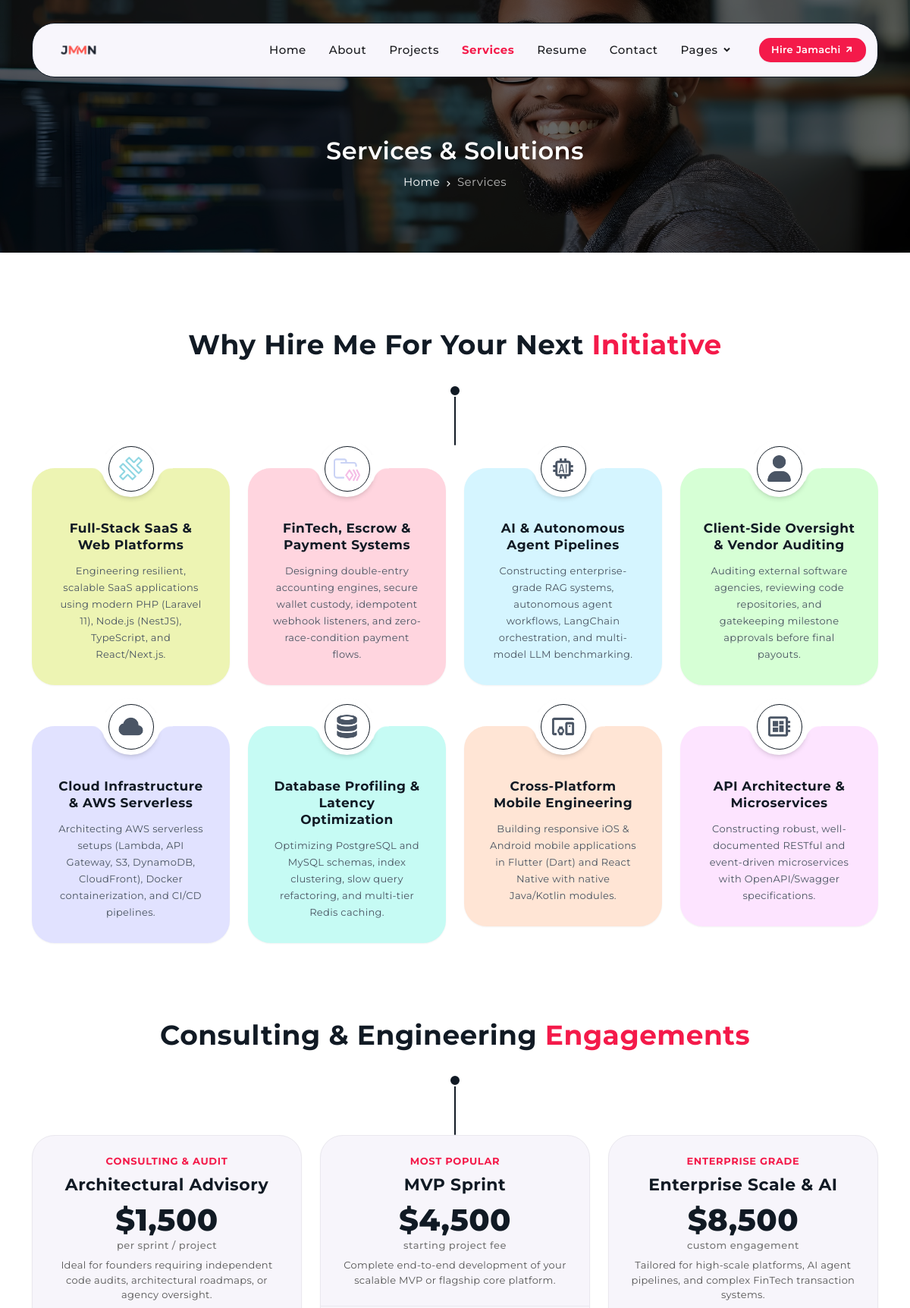
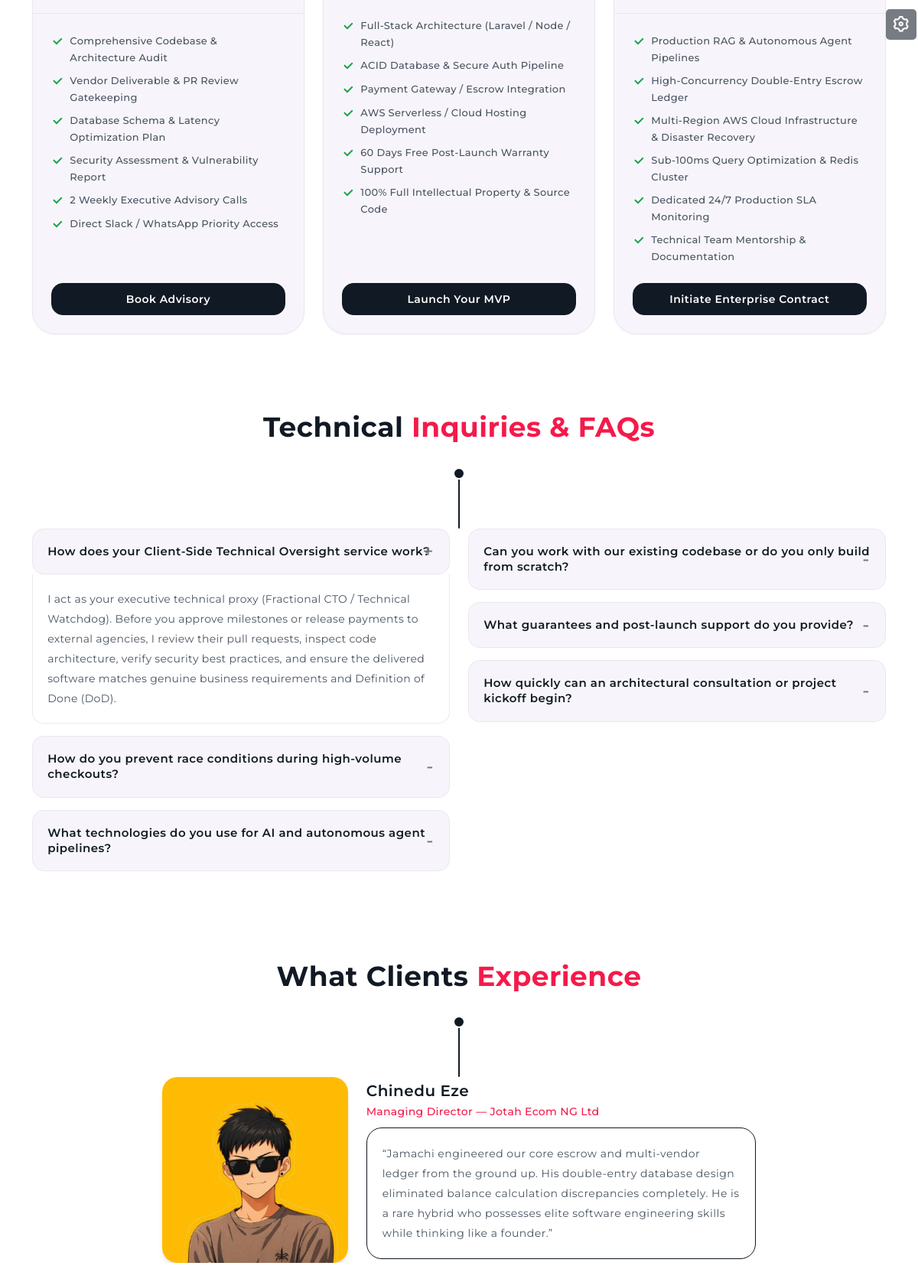
/services.php (upper part), run on the app's committed database (2 pictures, top to bottom).
### tables this page shows
CREATE TABLE `services` (
  `id` bigint unsigned NOT NULL AUTO_INCREMENT,
  `slug` varchar(191) NOT NULL,
  `title` varchar(255) NOT NULL,
  `tagline` varchar(255) DEFAULT NULL,
  `bg_color` varchar(20) DEFAULT NULL,
  `icon` varchar(255) DEFAULT NULL,
  `summary` text NOT NULL,
  `description` text NOT NULL,
  `deliverables` json DEFAULT NULL,
  `sort_order` int NOT NULL DEFAULT '0',
  `created_at` datetime NOT NULL DEFAULT CURRENT_TIMESTAMP,
  `updated_at` datetime NOT NULL DEFAULT CURRENT_TIMESTAMP ON UPDATE CURRENT_TIMESTAMP,
  PRIMARY KEY (`id`),
  UNIQUE KEY `slug` (`slug`),
  KEY `idx_slug` (`slug`),
  KEY `idx_sort` (`sort_order`)
);

CREATE TABLE `testimonials` (
  `id` bigint unsigned NOT NULL AUTO_INCREMENT,
  `name` varchar(150) NOT NULL,
  `role` varchar(150) DEFAULT NULL,
  `company` varchar(150) DEFAULT NULL,
  `image` varchar(255) DEFAULT NULL,
  `content` text NOT NULL,
  `sort_order` int NOT NULL DEFAULT '0',
  `created_at` datetime NOT NULL DEFAULT CURRENT_TIMESTAMP,
  `updated_at` datetime NOT NULL DEFAULT CURRENT_TIMESTAMP ON UPDATE CURRENT_TIMESTAMP,
  PRIMARY KEY (`id`),
  KEY `idx_sort` (`sort_order`)
);

### services.php (the view, shortened to what the rows shown need)
<?php
require_once __DIR__ . '/config/config.php';
require_once __DIR__ . '/data/services.php';
require_once __DIR__ . '/data/testimonials.php';
$services     = get_all_services();
$testimonials = get_all_testimonials();
require_once __DIR__ . '/includes/header.php';
require_once __DIR__ . '/includes/breadcrumb.php';
?>
    <section class="section-services py-[50px] max-[991px]:py-[40px] max-[767px]:py-[35px]" id="services">
        <div class="flex flex-wrap justify-between items-center mx-auto min-[1400px]:max-w-[1320px] min-[1200px]:max-w-[1140px] min-[992px]:max-w-[960px] min-[768px]:max-w-[720px] min-[576px]:max-w-[540px]">
            <div class="flex flex-wrap w-full mb-[-24px]">
                <?php
                $delay = 200;
                foreach ($services as $srv):
                ?>
                <div class="min-[1200px]:w-[25%] min-[768px]:w-[50%] w-full px-[12px] mb-[24px]" data-aos="fade-up" data-aos-duration="2000" data-aos-delay="<?= $delay ?>">
                    <div class="bix-services mt-[30px] relative flex flex-col justify-center text-center rounded-[30px] shadow-sm hover:shadow-md transition-shadow" style="background-color: <?= e($srv['bg_color']) ?>;">
                        <div class="services-image mt-[-30px] flex justify-center relative">
                            <div class="inner-image mt-[-7px] p-[20px] relative bg-[#fff] rounded-[50%] shadow-md">
                                <span class="ring h-[60px] w-[60px] m-auto border-[1px] border-solid border-[#111a24] absolute top-[8px] left-[8px] rounded-[50%] inline-block z-[5]"></span>
                                <img src="<?= asset($srv['icon']) ?>" alt="<?= e($srv['title']) ?>" class="h-[35px] w-[35px] relative z-[1]">
                            </div>
                        </div>
                        <div class="services-contact p-[30px]">
                            <h5 class="mb-[12px] font-montserrat text-[17px] text-[#111a24] font-bold tracking-[0.03rem] leading-[1.3]"><?= e($srv['title']) ?></h5>
                            <p class="font-montserrat text-[13px] leading-[22px] text-[#495461] tracking-[0.02rem]"><?= e($srv['summary']) ?></p>
                        </div>
                    </div>
                </div>
                <?php
                    $delay = ($delay >= 800) ? 200 : $delay + 200;
                endforeach;
                ?>
            </div>
        </div>
    </section>
    <section class="section-testimonials pt-[50px] pb-[100px] max-[991px]:pt-[40px] max-[991px]:pb-[80px] max-[767px]:pt-[35px] max-[767px]:pb-[70px]">
        <div class="flex flex-wrap justify-between items-center mx-auto min-[1400px]:max-w-[1320px] min-[1200px]:max-w-[1140px] min-[992px]:max-w-[960px] min-[768px]:max-w-[720px] min-[576px]:max-w-[540px]">
            <div class="flex flex-wrap w-full">
                <div class="w-full px-[12px]">
                    <div class="bix-testimonials relative" data-aos="fade-up" data-aos-duration="2000" data-aos-delay="800">
                        <div class="owl-carousel testimonials-slider">
                            <?php foreach ($testimonials as $t): ?>
                            <div class="bix-testimonials-inner max-w-[900px] m-auto max-[1399px]:max-w-[800px]">
                                <div class="flex flex-wrap w-full items-center">
                                    <div class="min-[768px]:w-[33.33%] w-full px-[12px]">
                                        <div class="testimonials-image relative max-[767px]:w-full max-[767px]:mb-[20px] max-[767px]:flex max-[767px]:justify-center">
                                            <img src="<?= asset($t['image']) ?>" alt="<?= e($t['name']) ?>" class="w-full rounded-[20px] max-[767px]:max-w-[100px] shadow-md">
                                        </div>
                                    </div>
                                    <div class="min-[768px]:w-[66.66%] w-full px-[12px]">
                                        <div class="testimonials-contact h-full flex flex-col justify-end">
                                            <h4 class="mb-[4px] font-montserrat text-[20px] text-[#111a24] font-semibold leading-[1.2] tracking-[0.03rem] max-[767px]:text-[18px] max-[767px]:text-center"><?= e($t['name']) ?></h4>
                                            <span class="font-montserrat font-medium text-[14px] leading-[22px] tracking-[0.02rem] text-[#f41a4a] max-[767px]:text-center block mb-[10px]"><?= e($t['role']) ?> — <?= e($t['company']) ?></span>
                                            <div class="inner-contact border-[1px] border-solid border-[#111a24] p-[20px] bg-[#fff] rounded-[20px] shadow-sm">
                                                <p class="m-[0] font-montserrat text-[14px] text-[#495461] font-normal leading-[26px] tracking-[0.03rem]">“<?= e($t['content']) ?>”</p>
                                            </div>
                                        </div>
                                    </div>
                                </div>
                            </div>
                            <?php endforeach; ?>
                        </div>
                    </div>
                </div>
            </div>
        </div>
    </section>
<?php require_once __DIR__ . '/includes/footer.php'; ?>

### data on the page
services: icon (picture), title "Full-Stack SaaS & Web Platforms", summary "Engineering resilient, scalable SaaS applications using modern PHP (Laravel 11), Node.js (NestJS), TypeScript, and React/Next.js."
services: icon (picture), title "FinTech, Escrow & Payment Systems", summary "Designing double-entry accounting engines, secure wallet custody, idempotent webhook listeners, and zero-race-condition payment flows."
services: icon (picture), title "AI & Autonomous Agent Pipelines", summary "Constructing enterprise-grade RAG systems, autonomous agent workflows, LangChain orchestration, and multi-model LLM benchmarking."
services: icon (picture), title "Client-Side Oversight & Vendor Auditing", summary "Auditing external software agencies, reviewing code repositories, and gatekeeping milestone approvals before final payouts."
services: icon (picture), title "Cloud Infrastructure & AWS Serverless", summary "Architecting AWS serverless setups (Lambda, API Gateway, S3, DynamoDB, CloudFront), Docker containerization, and CI/CD pipelines."
services: icon (picture), title "Database Profiling & Latency Optimization", summary "Optimizing PostgreSQL and MySQL schemas, index clustering, slow query refactoring, and multi-tier Redis caching."
services: icon (picture), title "Cross-Platform Mobile Engineering", summary "Building responsive iOS & Android mobile applications in Flutter (Dart) and React Native with native Java/Kotlin modules."
services: icon (picture), title "API Architecture & Microservices", summary "Constructing robust, well-documented RESTful and event-driven microservices with OpenAPI/Swagger specifications."
testimonials: image (picture), name "Chinedu Eze", role "Managing Director", company "Jotah Ecom NG Ltd", content "Jamachi engineered our core escrow and multi-vendor ledger from the ground up. His double-entry database design eliminated balance calculation discrepancies completely. He is a rare hybrid who possesses elite software engineering skills while thinking like a founder."

### other printed values
$breadcrumbTitle "Services & Solutions"
$item['label'] "Home"
$item['label'] "Services"
$tier['badge'] "CONSULTING & AUDIT"
$tier['name'] "Architectural Advisory"
$tier['price'] "$1,500"
$tier['period'] "per sprint / project"
$tier['description'] "Ideal for founders requiring independent code audits, architectural roadmaps, or agency oversight."
$feat "Comprehensive Codebase & Architecture Audit"
$feat "Vendor Deliverable & PR Review Gatekeeping"
$feat "Database Schema & Latency Optimization Plan"
$feat "Security Assessment & Vulnerability Report"
$feat "2 Weekly Executive Advisory Calls"
$feat "Direct Slack / WhatsApp Priority Access"
$tier['cta_text'] "Book Advisory"
